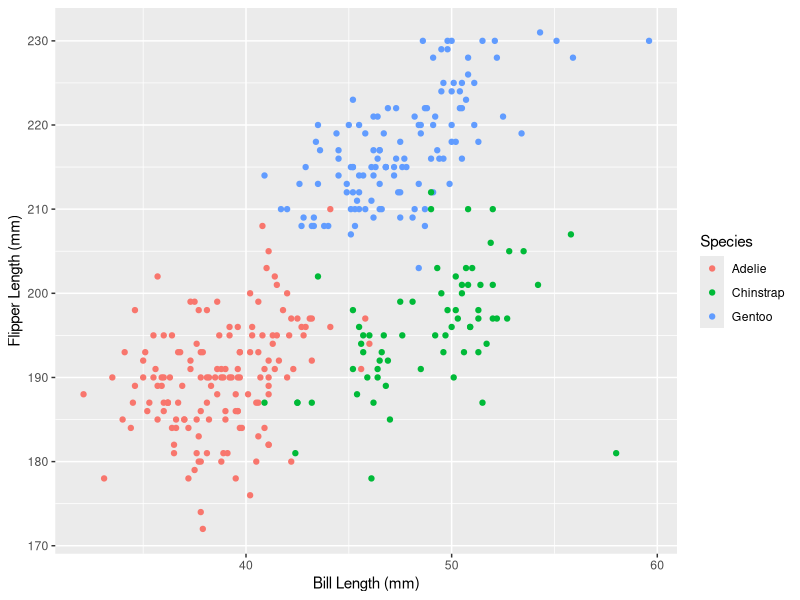

This figure's R source:
## ---- chunk 1

data("penguins", package = "palmerpenguins")
summary(penguins)

## ---- chunk 2
library(ggplot2)
## ---- chunk 3

plot <- ggplot(data = penguins, aes(x = bill_length_mm, y = flipper_length_mm, color = species)) +
  geom_point() + 
  labs(x = "Bill Length (mm)", y = "Flipper Length (mm)", color = "Species")

ggsave("penguinscatter.png", plot = plot)

## ---- chunk 4
library(tidyverse)
## ---- chunk 5

numeric = rnorm(10)

logical = numeric > 0

character = sample(letters, 10, replace = TRUE)

factor = factor(sample(c("Low", "Medium", "High"), 10, replace = TRUE))

df = data.frame(numeric, logical, character, factor)

## ---- chunk 6
mean(pull(df, numeric))
mean(pull(df, logical))
mean(pull(df, character))
mean(pull(df, factor))
## ---- chunk 7
df_numeric = mutate(df, 
    logical_vals = as.numeric(logical),
    character_vals = as.numeric(character),  
    factor_vals = as.numeric(factor)  
  )
